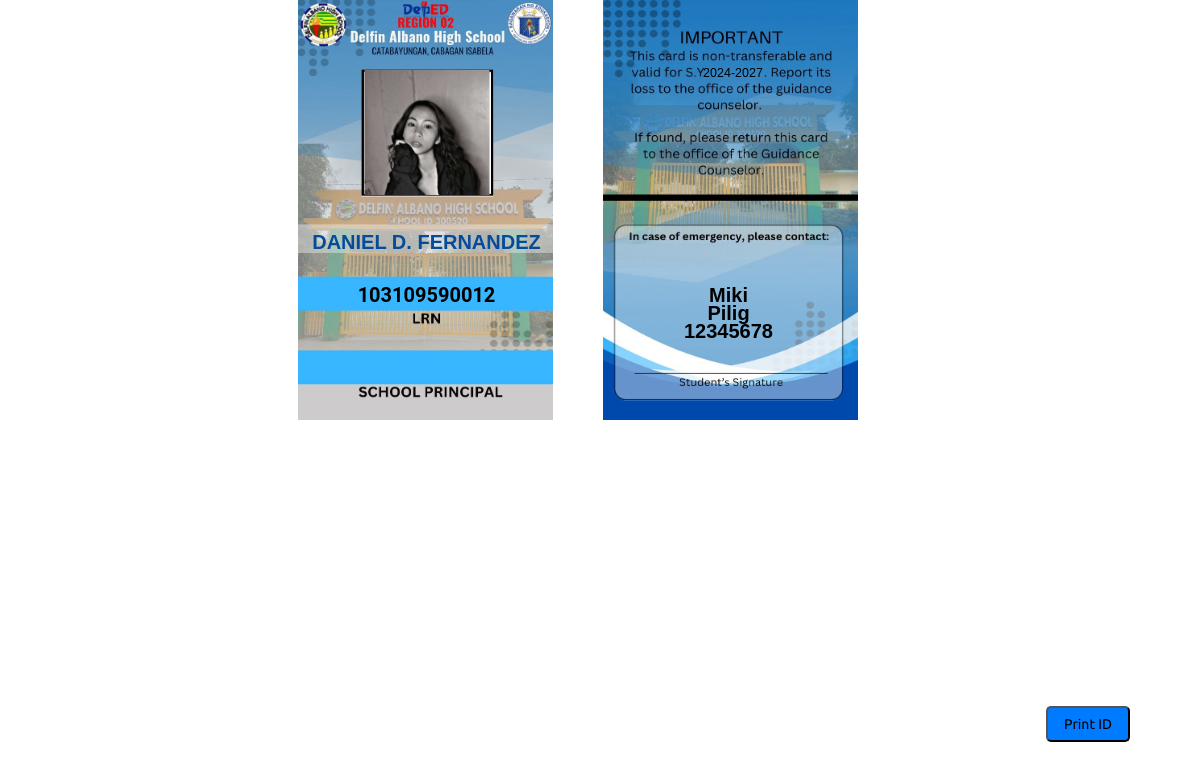
Page /id_template.php?lrn=103109590012 on the committed database.
### tables this page shows
CREATE TABLE `students` (
  `id` int(11) NOT NULL,
  `first_name` varchar(50) NOT NULL,
  `middle_name` varchar(50) DEFAULT NULL,
  `last_name` varchar(50) NOT NULL,
  `lrn` varchar(12) NOT NULL,
  `date_of_birth` date NOT NULL,
  `gender` enum('Male','Female') NOT NULL,
  `citizenship` varchar(50) NOT NULL,
  `address` text NOT NULL,
  `contact_number` varchar(15) NOT NULL,
  `email` varchar(100) NOT NULL,
  `guardian_name` varchar(100) NOT NULL,
  `guardian_contact` varchar(15) NOT NULL,
  `guardian_address` varchar(250) NOT NULL,
  `guardian_relationship` varchar(50) NOT NULL,
  `elementary_school` varchar(100) NOT NULL,
  `year_graduated` year(4) NOT NULL,
  `birth_certificate` varchar(255) NOT NULL,
  `id_photo` varchar(255) NOT NULL,
  `good_moral` varchar(255) DEFAULT NULL,
  `student_signature` varchar(255) NOT NULL,
  `section` varchar(50) DEFAULT NULL,
  `school_year` varchar(9) NOT NULL,
  `grade_level` varchar(20) DEFAULT NULL,
  `student_type` varchar(50) NOT NULL,
  `verified_at` timestamp NOT NULL DEFAULT current_timestamp(),
  `created_at` timestamp NOT NULL DEFAULT current_timestamp(),
  `rfid` varchar(50) DEFAULT NULL
);

### id_template.php (the view, shortened to what this page needs)
<?php
include 'db_connection.php';
$lrn = isset($_GET['lrn']) ? $_GET['lrn'] : '';
$sql = "SELECT first_name, middle_name, last_name, id_photo, guardian_name, guardian_address, guardian_contact, school_year
        FROM students WHERE lrn = ?";
$stmt = $conn->prepare($sql);
$stmt->bind_param("s", $lrn);
$stmt->execute();
$result = $stmt->get_result();
$student = $result->fetch_assoc();
$middle_initial = !empty($student['middle_name']) ? strtoupper(substr($student['middle_name'], 0, 1)) . '.' : '';
$full_name = strtoupper($student['first_name'] . ' ' . $middle_initial . ' ' . $student['last_name']);
$id_photo_path = htmlspecialchars($student['id_photo']);
if (!empty($id_photo_path) && file_exists($id_photo_path)) {
    $id_photo_path = $id_photo_path;
} else {
    $id_photo_path = "assets/default.png";
}
$guardian_name = !empty($student['guardian_name']) ? htmlspecialchars($student['guardian_name']) : 'N/A';
$guardian_address = !empty($student['guardian_address']) ? htmlspecialchars($student['guardian_address']) : 'N/A';
$guardian_contact = !empty($student['guardian_contact']) ? htmlspecialchars($student['guardian_contact']) : 'N/A';
$school_year = !empty($student['school_year']) ? htmlspecialchars($student['school_year']) : 'N/A';
?>
<!DOCTYPE html>
<html lang="en">
<head>
    <link rel="stylesheet" href="assets/css/style.css">
    <link rel="stylesheet" href="assets/css/id_template.css">
</head>
<body>
<div class="print-area">
    <div class="id-wrapper">
        <div class="id-container">
            <img src="assets/id/id_f.jpg" class="background-img">
            <img id="modalIDPhoto" src="<?php echo $id_photo_path; ?>" class="id-photo">
            <div class="student-name"><?php echo $full_name; ?></div>
            <div class="student-lrn"><?php echo htmlspecialchars($lrn); ?></div>
        </div>
<div class="id-container">
    <img src="assets/id/id_b.jpg" class="background-img">
    <div class="school-year"><?php echo $school_year; ?></div>
    <div class="guardian-info">
        <div class="guardian-name"><?php echo $guardian_name; ?></div>
        <div class="guardian-address"><?php echo $guardian_address; ?></div>
        <div class="guardian-contact"><?php echo $guardian_contact; ?></div>
    </div>
</div>
        <button class="print-btn" onclick="window.print();">Print ID</button>
    </div>
</div>
</body>
</html>

### assets/css/style.css (style rules this page uses)
* { font-family: 'Ubuntu', sans-serif; margin: 0; padding: 0; box-sizing: border-box; }
:root { --blue: #2a2185; --white: #fff; --gray: #f5f5f5; --black1: #222; --black2: #999; }
body { min-height: 100vh; overflow-x: hidden; }

### assets/css/id_template.css (style rules this page uses)
.id-wrapper { display: flex; gap: 5px; justify-content: center; align-items: center; }
.id-container { width: 300px; height: 500px; position: relative; text-align: center; font-family: Arial, sans-serif; }
.background-img { width: 85%; height: 84%; position: absolute; top: 0; left: 0; z-index: -1; }
.id-photo { width: 125px; height: 125px; position: absolute; top: 70px; left: 43%; transform: translateX(-50%); object-fit: cover; border: none; }
.student-name { position: absolute; top: 230px; left: 43%; transform: translateX(-50%); color: rgb(4, 76, 154); font-weight: bold; font-family: 'Arial Unicode MS', sans-serif; max-width: 240px; text-align: center; overflow: hidden; line-height: 1.2; }
.student-lrn { font-size: 20px; font-family: 'Roboto', sans-serif; color: black; font-weight: bold; position: absolute; top: 283px; left: 43%; transform: translateX(-50%); white-space: nowrap; }
.guardian-info { position: absolute; bottom: 160px; left: 2%; right: 0%; display: flex; flex-direction: column; width: 80%; }
.school-year { position: absolute; top: 66px; left: 43.5%; transform: translateX(-50%); font-size: 12.5px; font-family: 'Arial Unicode MS', sans-serif; color: black; white-space: nowrap; }
.guardian-name, .guardian-address, .guardian-contact { font-size: 20px; font-family: 'Arial Unicode MS', sans-serif; color: black; font-weight: bold; line-height: 18px; white-space: normal; text-align: center; max-width: 90%; margin: 0 auto; }
.print-btn { display: block; position: absolute; right: 0px; margin-right: 70px; top: calc(87% + 10px); padding: 8px 16px; font-size: 14px; background-color: #007bff; border-radius: 5px; text-align: center; cursor: pointer; }

### rows in the picture
students: id_photo (picture), full_name "DANIEL D. FERNANDEZ", school_year "2024-2027", guardian_name "Miki", guardian_address "Pilig", guardian_contact "12345678"

### other values in the picture
$lrn "103109590012"
